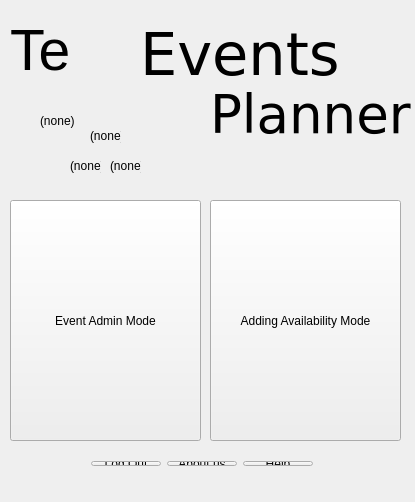
<?xml version="1.0" encoding="UTF-8"?>
<ui version="4.0">
 <class>EventPlanner</class>
 <widget class="QMainWindow" name="EventPlanner">
  <property name="geometry">
   <rect>
    <x>0</x>
    <y>0</y>
    <width>415</width>
    <height>502</height>
   </rect>
  </property>
  <property name="sizePolicy">
   <sizepolicy hsizetype="Preferred" vsizetype="Preferred">
    <horstretch>0</horstretch>
    <verstretch>0</verstretch>
   </sizepolicy>
  </property>
  <property name="windowTitle">
   <string>EventPlanner</string>
  </property>
  <widget class="QWidget" name="centralWidget">
   <widget class="QLabel" name="lblPicFood">
    <property name="geometry">
     <rect>
      <x>90</x>
      <y>120</y>
      <width>31</width>
      <height>31</height>
     </rect>
    </property>
    <property name="text">
     <string>(none)</string>
    </property>
   </widget>
   <widget class="QLabel" name="lblPicPerson">
    <property name="geometry">
     <rect>
      <x>70</x>
      <y>150</y>
      <width>31</width>
      <height>31</height>
     </rect>
    </property>
    <property name="text">
     <string>(none)</string>
    </property>
   </widget>
   <widget class="QLabel" name="lblPicNote">
    <property name="geometry">
     <rect>
      <x>10</x>
      <y>10</y>
      <width>81</width>
      <height>81</height>
     </rect>
    </property>
    <property name="font">
     <font>
      <pointsize>43</pointsize>
     </font>
    </property>
    <property name="text">
     <string>Te</string>
    </property>
   </widget>
   <widget class="QLabel" name="lblPicPokemon">
    <property name="geometry">
     <rect>
      <x>110</x>
      <y>150</y>
      <width>31</width>
      <height>31</height>
     </rect>
    </property>
    <property name="text">
     <string>(none)</string>
    </property>
   </widget>
   <widget class="QLabel" name="lblPlanner">
    <property name="geometry">
     <rect>
      <x>210</x>
      <y>80</y>
      <width>211</width>
      <height>69</height>
     </rect>
    </property>
    <property name="sizePolicy">
     <sizepolicy hsizetype="Preferred" vsizetype="Preferred">
      <horstretch>0</horstretch>
      <verstretch>0</verstretch>
     </sizepolicy>
    </property>
    <property name="font">
     <font>
      <family>DejaVu Sans</family>
      <pointsize>40</pointsize>
      <underline>false</underline>
     </font>
    </property>
    <property name="tabletTracking">
     <bool>false</bool>
    </property>
    <property name="contextMenuPolicy">
     <enum>Qt::DefaultContextMenu</enum>
    </property>
    <property name="layoutDirection">
     <enum>Qt::LeftToRight</enum>
    </property>
    <property name="frameShape">
     <enum>QFrame::NoFrame</enum>
    </property>
    <property name="text">
     <string>Planner</string>
    </property>
    <property name="textFormat">
     <enum>Qt::AutoText</enum>
    </property>
    <property name="scaledContents">
     <bool>false</bool>
    </property>
    <property name="wordWrap">
     <bool>false</bool>
    </property>
    <property name="openExternalLinks">
     <bool>false</bool>
    </property>
   </widget>
   <widget class="QLabel" name="lblPicUpArrow">
    <property name="geometry">
     <rect>
      <x>40</x>
      <y>100</y>
      <width>41</width>
      <height>41</height>
     </rect>
    </property>
    <property name="styleSheet">
     <string notr="true"/>
    </property>
    <property name="text">
     <string>(none)</string>
    </property>
   </widget>
   <widget class="QWidget" name="layoutWidget">
    <property name="geometry">
     <rect>
      <x>80</x>
      <y>450</y>
      <width>244</width>
      <height>27</height>
     </rect>
    </property>
    <layout class="QHBoxLayout" name="horizontalLayout">
     <item>
      <widget class="QPushButton" name="logoutButton">
       <property name="text">
        <string>Log Out</string>
       </property>
      </widget>
     </item>
     <item>
      <widget class="QPushButton" name="btnAboutUs">
       <property name="sizePolicy">
        <sizepolicy hsizetype="Minimum" vsizetype="Preferred">
         <horstretch>0</horstretch>
         <verstretch>0</verstretch>
        </sizepolicy>
       </property>
       <property name="text">
        <string>About us</string>
       </property>
      </widget>
     </item>
     <item>
      <widget class="QPushButton" name="btnHelp">
       <property name="sizePolicy">
        <sizepolicy hsizetype="Minimum" vsizetype="Preferred">
         <horstretch>0</horstretch>
         <verstretch>0</verstretch>
        </sizepolicy>
       </property>
       <property name="text">
        <string>Help</string>
       </property>
      </widget>
     </item>
    </layout>
   </widget>
   <widget class="QLabel" name="lblEvents">
    <property name="geometry">
     <rect>
      <x>140</x>
      <y>20</y>
      <width>201</width>
      <height>69</height>
     </rect>
    </property>
    <property name="sizePolicy">
     <sizepolicy hsizetype="Preferred" vsizetype="Preferred">
      <horstretch>0</horstretch>
      <verstretch>0</verstretch>
     </sizepolicy>
    </property>
    <property name="font">
     <font>
      <family>DejaVu Sans</family>
      <pointsize>44</pointsize>
      <underline>false</underline>
     </font>
    </property>
    <property name="tabletTracking">
     <bool>false</bool>
    </property>
    <property name="contextMenuPolicy">
     <enum>Qt::DefaultContextMenu</enum>
    </property>
    <property name="layoutDirection">
     <enum>Qt::LeftToRight</enum>
    </property>
    <property name="frameShape">
     <enum>QFrame::NoFrame</enum>
    </property>
    <property name="text">
     <string>Events</string>
    </property>
    <property name="textFormat">
     <enum>Qt::AutoText</enum>
    </property>
    <property name="scaledContents">
     <bool>false</bool>
    </property>
    <property name="wordWrap">
     <bool>false</bool>
    </property>
    <property name="openExternalLinks">
     <bool>false</bool>
    </property>
   </widget>
   <widget class="QPushButton" name="btnAddAvailabilityMode">
    <property name="geometry">
     <rect>
      <x>210</x>
      <y>200</y>
      <width>191</width>
      <height>241</height>
     </rect>
    </property>
    <property name="sizePolicy">
     <sizepolicy hsizetype="Preferred" vsizetype="Preferred">
      <horstretch>0</horstretch>
      <verstretch>0</verstretch>
     </sizepolicy>
    </property>
    <property name="text">
     <string>Adding Availability Mode</string>
    </property>
    <property name="autoDefault">
     <bool>false</bool>
    </property>
   </widget>
   <widget class="QPushButton" name="btnEventAdminMode">
    <property name="geometry">
     <rect>
      <x>10</x>
      <y>200</y>
      <width>191</width>
      <height>241</height>
     </rect>
    </property>
    <property name="sizePolicy">
     <sizepolicy hsizetype="Preferred" vsizetype="Preferred">
      <horstretch>0</horstretch>
      <verstretch>0</verstretch>
     </sizepolicy>
    </property>
    <property name="text">
     <string>Event Admin Mode</string>
    </property>
   </widget>
  </widget>
  <widget class="QMenuBar" name="menuBar">
   <property name="geometry">
    <rect>
     <x>0</x>
     <y>0</y>
     <width>415</width>
     <height>21</height>
    </rect>
   </property>
  </widget>
 </widget>
 <layoutdefault spacing="6" margin="11"/>
 <resources/>
 <connections/>
</ui>
